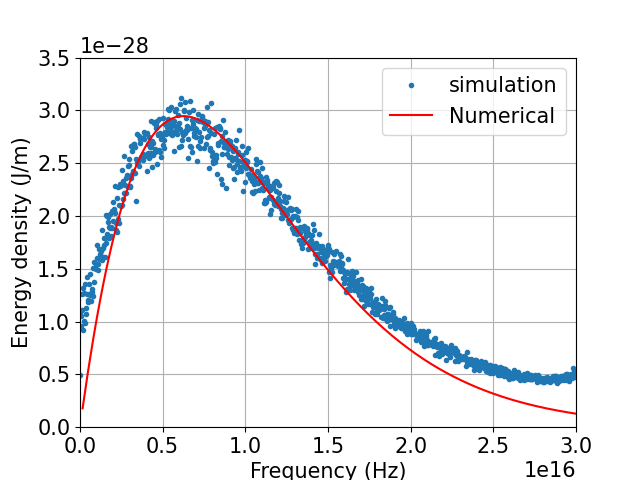
#> input picture unwell/2D/1.png, 640 x 480 px
$ jupyter execute --allow-errors transparent.ipynb
#> lines starting #> are read from the running program, lines starting #| are printed output that depends on the picture
[cell 1]
import numpy as np
#> (the rest of this cell did not finish here and is left out)

[cell 2]
import matplotlib.pyplot as plt
#> (the rest of this cell did not finish here and is left out)

[cell 3]
#setup some constants and parameters
M=2**21 #模擬步數
tsim=7e-12 #模擬長度
eps0 = 8.854187e-12
hbar = 1.05457182e-34
c = 2.99792458e8
kb = 1.380649e-23
hdk=7.63823258e-12 # hbar/kb
h = 6.62607015e-34
T=1000
deltap = np.sqrt(1/3/eps0/hbar/c)*kb*T #小delta

[cell 4]
def D(omega,T):
    return(2*h*(omega/2/np.pi)**3/c**2/(np.exp(hdk*omega/T)-1))

[cell 5]
limit=1000
frequency_limit = np.linspace(0, 25, limit)
frequency = frequency_limit*10**13
omega = frequency*np.pi*2
plt.rcParams.update({'font.size': 15})
plt.xlim(0,15e14)
#plt.ylim(0,3.5*1e-28)
#plt.plot(freqs,Es*1e-28,'.',label='simulation')
plt.plot(omega,D(omega,1000),'red',label='Numerical')
plt.legend()
plt.xlabel('Frequency (Hz)')
plt.ylabel('Energy density (J/m)')
plt.grid()
plt.savefig('116.png')
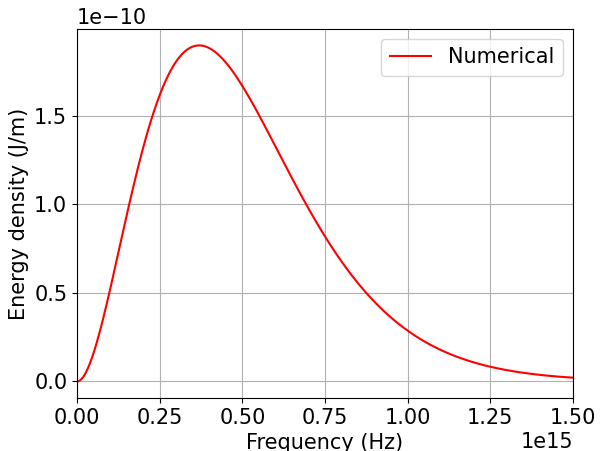
#> figure drawn by matplotlib, 1 panel

[cell 6]
from PIL import Image

def transPNG(srcImageName, dstImageName):
#> called with srcImageName = '1.png', dstImageName = 'new1.png'
    img = Image.open(srcImageName)
#> img is the input picture: PIL image 640x480 RGBA; mean R, G, B, A 239.8, 241.4, 243.6, 255
    img = img.convert("RGBA")
    datas = img.getdata()
    newData = list()
    for item in datas:
        if item[0] > 225 and item[1] > 225 and item[2] > 225:
            newData.append((255, 255, 255, 0))
        else:
            newData.append(item)
#> after the loop, newData = 307200 items
    img.putdata(newData)
    img.save(dstImageName, "PNG")
transPNG('1.png','new1.png')

[cell 7]
# Set new temperature to 1000K
import numpy as np
import matplotlib.pyplot as plt

# Constants
h = 6.62607015e-34  # Planck's constant (J·s)
c = 3.0e8  # Speed of light (m/s)
k = 1.380649e-23  # Boltzmann's constant (J/K)

T_new = 1000  # Temperature in Kelvin

# Define frequency range (in Hz)
frequencies_new = np.linspace(0, 1.5e15, 1000)

# Function to compute Planck's law for a range of frequencies and temperature
def planck_radiation_frequency(frequency, T):
    numerator = 2 * h * frequency**3 / c**2
    denominator = np.exp(h * frequency / (k * T)) - 1
    return numerator / denominator

# Compute the radiation intensity for the given range of frequencies
y_values_frequency = planck_radiation_frequency(frequencies_new, T_new)

# Plot the blackbody radiation curve for frequency
plt.figure(figsize=(8, 6))
plt.plot(frequencies_new/2/np.pi, y_values_frequency)
plt.title(f'Planck Distribution at T = {T_new} K')
plt.xlabel('Frequency (Hz)')
plt.ylabel('Radiation Intensity')
plt.grid(True)
plt.show()
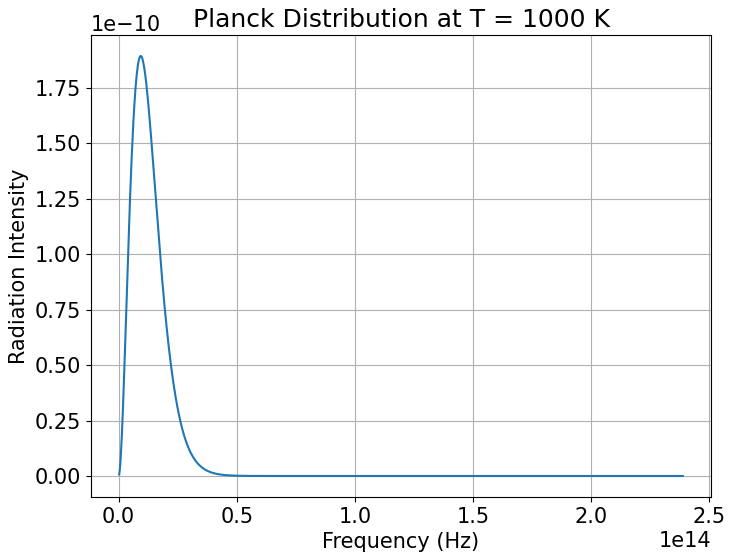
#> figure drawn by matplotlib, 1 panel

# Find the peak frequency
peak_frequency_new = frequencies_new[np.argmax(y_values_frequency)]
peak_frequency_new
